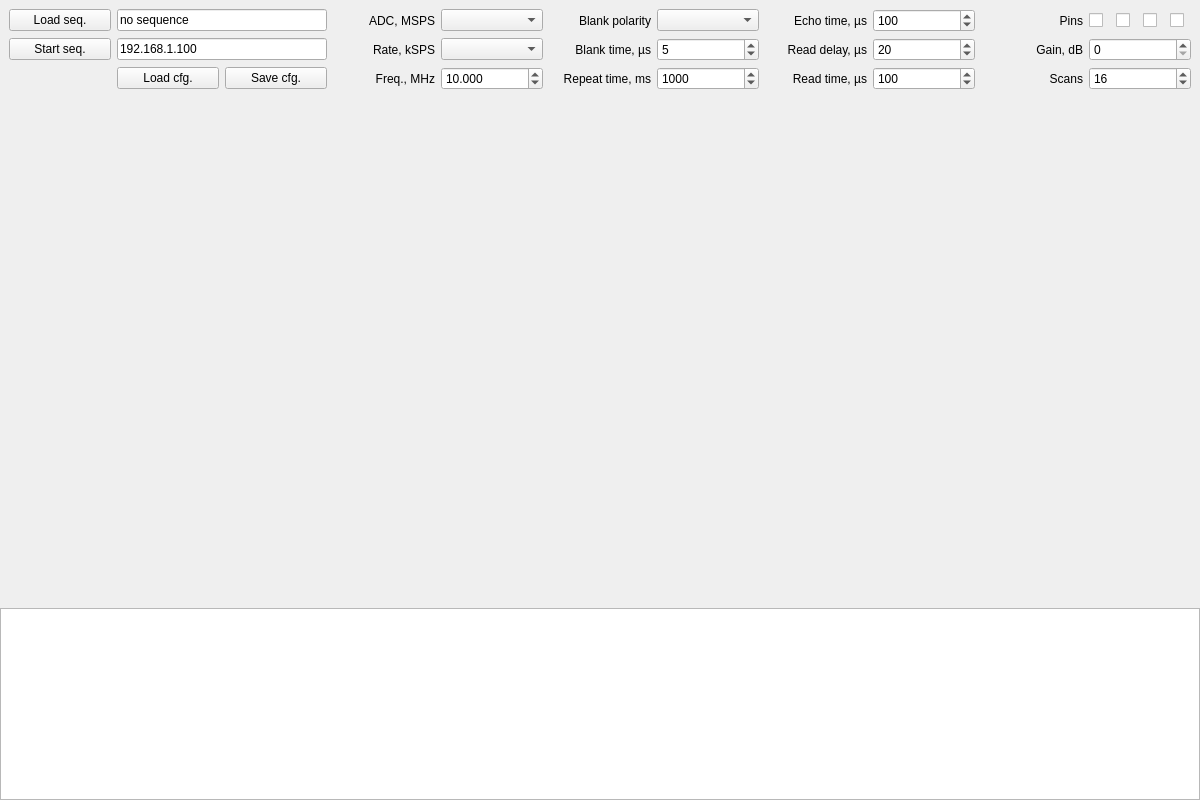
<?xml version="1.0" encoding="UTF-8"?>
<ui version="4.0">
 <class>PulsedNMR</class>
 <widget class="QMainWindow" name="PulsedNMR">
  <property name="geometry">
   <rect>
    <x>0</x>
    <y>0</y>
    <width>1200</width>
    <height>800</height>
   </rect>
  </property>
  <property name="minimumSize">
   <size>
    <width>1200</width>
    <height>800</height>
   </size>
  </property>
  <property name="windowTitle">
   <string>Pulsed NMR</string>
  </property>
  <widget class="QWidget" name="centralWidget">
   <layout class="QVBoxLayout" name="verticalLayout">
    <property name="spacing">
     <number>0</number>
    </property>
    <property name="leftMargin">
     <number>0</number>
    </property>
    <property name="topMargin">
     <number>0</number>
    </property>
    <property name="rightMargin">
     <number>0</number>
    </property>
    <property name="bottomMargin">
     <number>0</number>
    </property>
    <item>
     <widget class="QWidget" name="controlWidget" native="true">
      <layout class="QGridLayout" name="controlLayout">
       <item row="0" column="0">
        <widget class="QPushButton" name="loadSeqButton">
         <property name="text">
          <string>Load seq.</string>
         </property>
        </widget>
       </item>
       <item row="0" column="1" colspan="2">
        <widget class="QLineEdit" name="seqValue">
         <property name="text">
          <string>no sequence</string>
         </property>
         <property name="readOnly">
          <bool>true</bool>
         </property>
        </widget>
       </item>
       <item row="1" column="0">
        <widget class="QPushButton" name="startSeqButton">
         <property name="text">
          <string>Start seq.</string>
         </property>
        </widget>
       </item>
       <item row="1" column="1" colspan="2">
        <widget class="QLineEdit" name="addrValue">
         <property name="text">
          <string>192.168.1.100</string>
         </property>
        </widget>
       </item>
       <item row="2" column="1">
        <widget class="QPushButton" name="loadCfgButton">
         <property name="text">
          <string>Load cfg.</string>
         </property>
        </widget>
       </item>
       <item row="2" column="2">
        <widget class="QPushButton" name="saveCfgButton">
         <property name="text">
          <string>Save cfg.</string>
         </property>
        </widget>
       </item>
       <item row="0" column="3">
        <widget class="QLabel" name="adcRateLabel">
         <property name="text">
          <string>ADC, MSPS</string>
         </property>
         <property name="alignment">
          <set>Qt::AlignmentFlag::AlignRight|Qt::AlignmentFlag::AlignTrailing|Qt::AlignmentFlag::AlignVCenter</set>
         </property>
        </widget>
       </item>
       <item row="0" column="4">
        <widget class="QComboBox" name="adcRateValue"/>
       </item>
       <item row="1" column="3">
        <widget class="QLabel" name="rateLabel">
         <property name="text">
          <string>Rate, kSPS</string>
         </property>
         <property name="alignment">
          <set>Qt::AlignmentFlag::AlignRight|Qt::AlignmentFlag::AlignTrailing|Qt::AlignmentFlag::AlignVCenter</set>
         </property>
        </widget>
       </item>
       <item row="1" column="4">
        <widget class="QComboBox" name="rateValue"/>
       </item>
       <item row="2" column="3">
        <widget class="QLabel" name="freqLabel">
         <property name="text">
          <string>Freq., MHz</string>
         </property>
         <property name="alignment">
          <set>Qt::AlignmentFlag::AlignRight|Qt::AlignmentFlag::AlignTrailing|Qt::AlignmentFlag::AlignVCenter</set>
         </property>
        </widget>
       </item>
       <item row="2" column="4">
        <widget class="QDoubleSpinBox" name="freqValue">
         <property name="decimals">
          <number>3</number>
         </property>
         <property name="minimum">
          <double>0.100000000000000</double>
         </property>
         <property name="maximum">
          <double>60.000000000000000</double>
         </property>
         <property name="singleStep">
          <double>0.010000000000000</double>
         </property>
         <property name="value">
          <double>10.000000000000000</double>
         </property>
        </widget>
       </item>
       <item row="0" column="5">
        <widget class="QLabel" name="polarityLabel">
         <property name="text">
          <string>Blank polarity</string>
         </property>
         <property name="alignment">
          <set>Qt::AlignmentFlag::AlignRight|Qt::AlignmentFlag::AlignTrailing|Qt::AlignmentFlag::AlignVCenter</set>
         </property>
        </widget>
       </item>
       <item row="0" column="6">
        <widget class="QComboBox" name="polarityValue"/>
       </item>
       <item row="1" column="5">
        <widget class="QLabel" name="blankLabel">
         <property name="text">
          <string>Blank time, µs</string>
         </property>
         <property name="alignment">
          <set>Qt::AlignmentFlag::AlignRight|Qt::AlignmentFlag::AlignTrailing|Qt::AlignmentFlag::AlignVCenter</set>
         </property>
        </widget>
       </item>
       <item row="1" column="6">
        <widget class="QSpinBox" name="blankValue">
         <property name="minimum">
          <number>1</number>
         </property>
         <property name="maximum">
          <number>100</number>
         </property>
         <property name="value">
          <number>5</number>
         </property>
        </widget>
       </item>
       <item row="2" column="5">
        <widget class="QLabel" name="deltaLabel">
         <property name="text">
          <string>Repeat time, ms</string>
         </property>
         <property name="alignment">
          <set>Qt::AlignmentFlag::AlignRight|Qt::AlignmentFlag::AlignTrailing|Qt::AlignmentFlag::AlignVCenter</set>
         </property>
        </widget>
       </item>
       <item row="2" column="6">
        <widget class="QSpinBox" name="deltaValue">
         <property name="minimum">
          <number>100</number>
         </property>
         <property name="maximum">
          <number>100000</number>
         </property>
         <property name="singleStep">
          <number>100</number>
         </property>
         <property name="value">
          <number>1000</number>
         </property>
        </widget>
       </item>
       <item row="0" column="7">
        <widget class="QLabel" name="echoTimeLabel">
         <property name="text">
          <string>Echo time, µs</string>
         </property>
         <property name="alignment">
          <set>Qt::AlignmentFlag::AlignRight|Qt::AlignmentFlag::AlignTrailing|Qt::AlignmentFlag::AlignVCenter</set>
         </property>
        </widget>
       </item>
       <item row="0" column="8">
        <widget class="QSpinBox" name="echoTimeValue">
         <property name="minimum">
          <number>1</number>
         </property>
         <property name="maximum">
          <number>100000</number>
         </property>
         <property name="value">
          <number>100</number>
         </property>
        </widget>
       </item>
       <item row="1" column="7">
        <widget class="QLabel" name="readDelayLabel">
         <property name="text">
          <string>Read delay, µs</string>
         </property>
         <property name="alignment">
          <set>Qt::AlignmentFlag::AlignRight|Qt::AlignmentFlag::AlignTrailing|Qt::AlignmentFlag::AlignVCenter</set>
         </property>
        </widget>
       </item>
       <item row="1" column="8">
        <widget class="QSpinBox" name="readDelayValue">
         <property name="minimum">
          <number>1</number>
         </property>
         <property name="maximum">
          <number>10000</number>
         </property>
         <property name="singleStep">
          <number>1</number>
         </property>
         <property name="value">
          <number>20</number>
         </property>
        </widget>
       </item>
       <item row="2" column="7">
        <widget class="QLabel" name="readTimeLabel">
         <property name="text">
          <string>Read time, µs</string>
         </property>
         <property name="alignment">
          <set>Qt::AlignmentFlag::AlignRight|Qt::AlignmentFlag::AlignTrailing|Qt::AlignmentFlag::AlignVCenter</set>
         </property>
        </widget>
       </item>
       <item row="2" column="8">
        <widget class="QSpinBox" name="readTimeValue">
         <property name="minimum">
          <number>1</number>
         </property>
         <property name="maximum">
          <number>10000</number>
         </property>
         <property name="singleStep">
          <number>1</number>
         </property>
         <property name="value">
          <number>100</number>
         </property>
        </widget>
       </item>
       <item row="0" column="9">
        <widget class="QLabel" name="pinsLabel">
         <property name="text">
          <string>Pins</string>
         </property>
         <property name="alignment">
          <set>Qt::AlignmentFlag::AlignRight|Qt::AlignmentFlag::AlignTrailing|Qt::AlignmentFlag::AlignVCenter</set>
         </property>
        </widget>
       </item>
       <item row="0" column="10">
        <widget class="QWidget" name="pinsWidget" native="true">
         <layout class="QHBoxLayout" name="pinsLayout">
          <property name="leftMargin">
           <number>0</number>
          </property>
          <property name="topMargin">
           <number>0</number>
          </property>
          <property name="rightMargin">
           <number>0</number>
          </property>
          <property name="bottomMargin">
           <number>0</number>
          </property>
          <item>
           <widget class="QCheckBox" name="pin0"/>
          </item>
          <item>
           <widget class="QCheckBox" name="pin1"/>
          </item>
          <item>
           <widget class="QCheckBox" name="pin2"/>
          </item>
          <item>
           <widget class="QCheckBox" name="pin3"/>
          </item>
         </layout>
        </widget>
       </item>
       <item row="1" column="9">
        <widget class="QLabel" name="rxGainLabel">
         <property name="text">
          <string>Gain, dB</string>
         </property>
         <property name="alignment">
          <set>Qt::AlignmentFlag::AlignRight|Qt::AlignmentFlag::AlignTrailing|Qt::AlignmentFlag::AlignVCenter</set>
         </property>
        </widget>
       </item>
       <item row="1" column="10">
        <widget class="QSpinBox" name="gainValue">
         <property name="minimum">
          <number>0</number>
         </property>
         <property name="maximum">
          <number>50</number>
         </property>
         <property name="value">
          <number>0</number>
         </property>
        </widget>
       </item>
       <item row="2" column="9">
        <widget class="QLabel" name="scansLabel">
         <property name="text">
          <string>Scans</string>
         </property>
         <property name="alignment">
          <set>Qt::AlignmentFlag::AlignRight|Qt::AlignmentFlag::AlignTrailing|Qt::AlignmentFlag::AlignVCenter</set>
         </property>
        </widget>
       </item>
       <item row="2" column="10">
        <widget class="QSpinBox" name="scansValue">
         <property name="minimum">
          <number>1</number>
         </property>
         <property name="maximum">
          <number>1000</number>
         </property>
         <property name="value">
          <number>16</number>
         </property>
        </widget>
       </item>
      </layout>
     </widget>
    </item>
    <item>
     <widget class="QWidget" name="seqContainer" native="true">
      <property name="sizePolicy">
       <sizepolicy hsizetype="Preferred" vsizetype="Expanding">
        <horstretch>0</horstretch>
        <verstretch>1</verstretch>
       </sizepolicy>
      </property>
      <layout class="QVBoxLayout" name="seqContainerLayout">
       <property name="spacing">
        <number>0</number>
       </property>
       <property name="leftMargin">
        <number>0</number>
       </property>
       <property name="topMargin">
        <number>0</number>
       </property>
       <property name="rightMargin">
        <number>0</number>
       </property>
       <property name="bottomMargin">
        <number>0</number>
       </property>
      </layout>
     </widget>
    </item>
    <item>
     <widget class="QWidget" name="logContainer" native="true">
      <property name="minimumSize">
       <size>
        <width>0</width>
        <height>100</height>
       </size>
      </property>
      <layout class="QVBoxLayout" name="logContainerLayout">
       <property name="spacing">
        <number>0</number>
       </property>
       <property name="leftMargin">
        <number>0</number>
       </property>
       <property name="topMargin">
        <number>0</number>
       </property>
       <property name="rightMargin">
        <number>0</number>
       </property>
       <property name="bottomMargin">
        <number>0</number>
       </property>
       <item>
        <widget class="QPlainTextEdit" name="logViewer">
         <property name="enabled">
          <bool>true</bool>
         </property>
         <property name="readOnly">
          <bool>true</bool>
         </property>
        </widget>
       </item>
      </layout>
     </widget>
    </item>
   </layout>
  </widget>
 </widget>
 <resources/>
 <connections/>
</ui>
